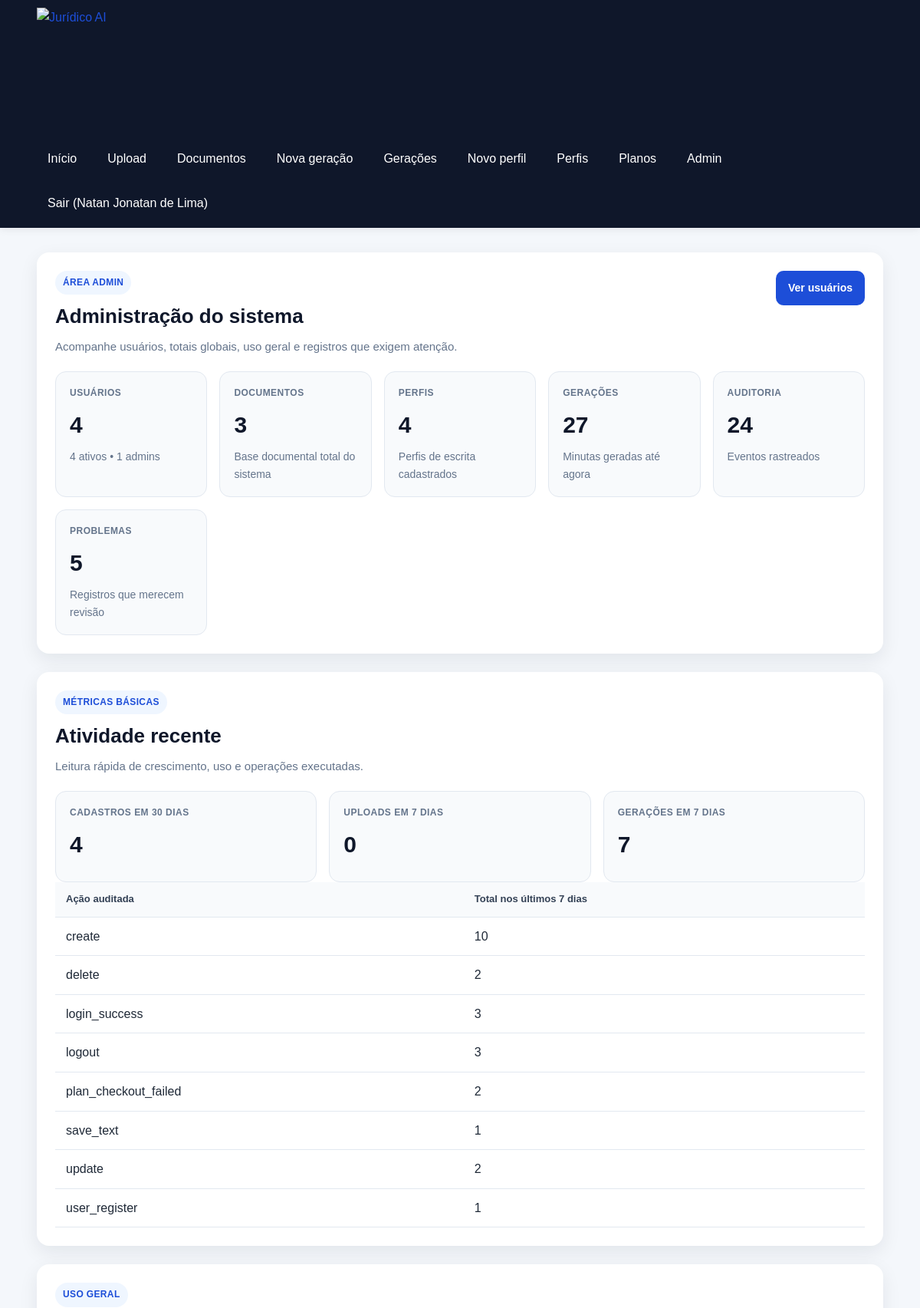
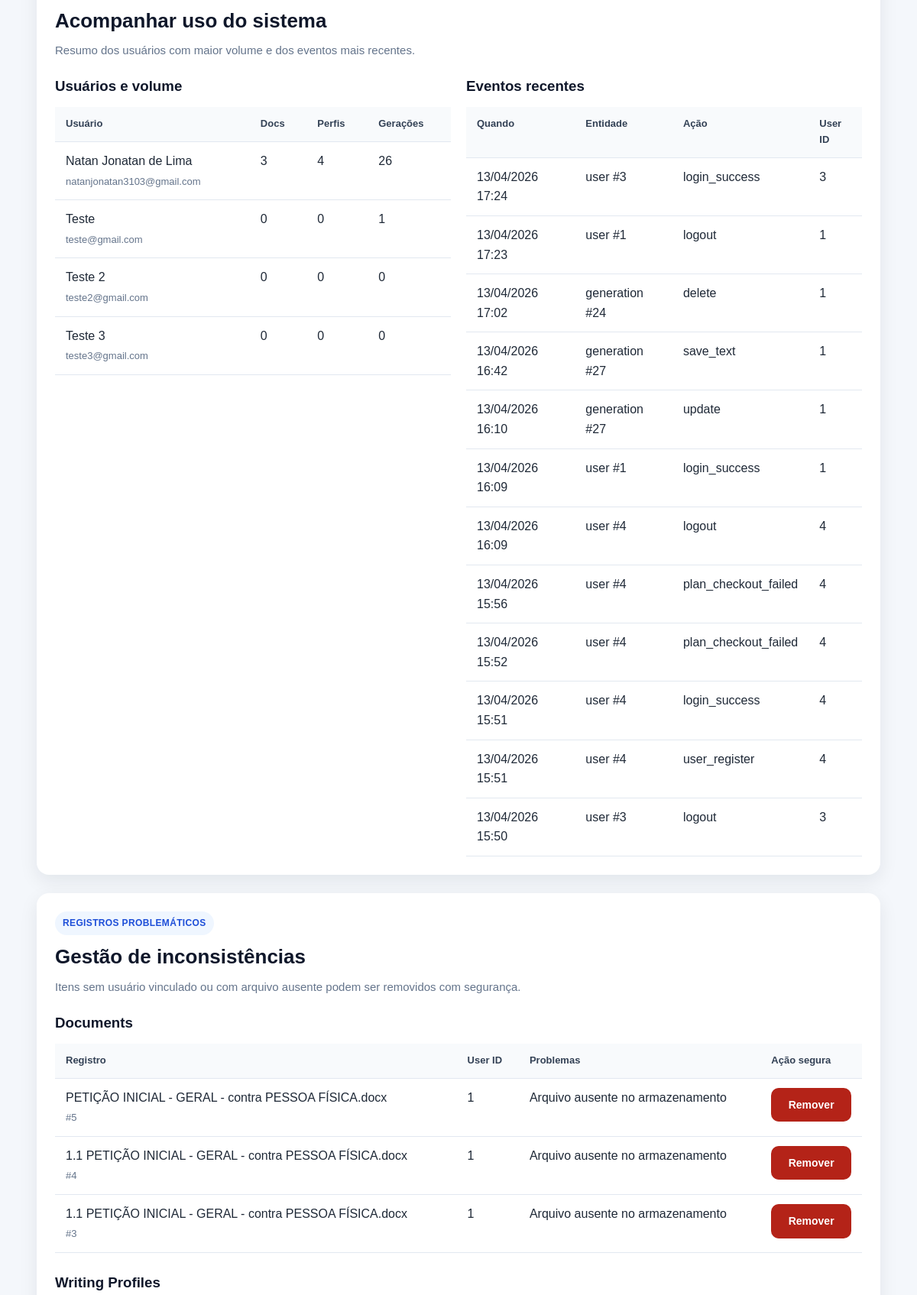
The page /admin (signed in, upper part) on the database its author committed (2 pictures, top to bottom).
### app/models/user.py (models this page shows, shortened)
class User(Base):
    __tablename__ = "users"
    id = Column(Integer, primary_key=True, index=True)
    full_name = Column(String(150), nullable=False)
    email = Column(String(255), nullable=False, unique=True, index=True)
    password_hash = Column(String(255), nullable=False)
    is_active = Column(Boolean, default=True, nullable=False)
    is_admin = Column(Boolean, default=False, nullable=False)
    plan_slug = Column(String(50), default="free", nullable=False, index=True)
    created_at = Column(DateTime, default=agora_brasil, nullable=False, index=True)
    updated_at = Column(DateTime, default=agora_brasil, onupdate=agora_brasil, nullable=False)

### app/models/audit_log.py (models this page shows, shortened)
class AuditLog(Base):
    __tablename__ = "audit_logs"
    id = Column(Integer, primary_key=True, index=True)
    user_id = Column(Integer, ForeignKey("users.id", ondelete="CASCADE"), nullable=True, index=True)
    entity_type = Column(String(50), nullable=False, index=True)
    entity_id = Column(Integer, nullable=False, index=True)
    action = Column(String(50), nullable=False, index=True)
    entity_version = Column(Integer, nullable=False, default=1)
    payload = Column(Text, nullable=False)
    created_at = Column(DateTime, default=agora_brasil, nullable=False, index=True)

### app/models/document.py (models this page shows, shortened)
class Document(Base):
    __tablename__ = "documents"
    id = Column(Integer, primary_key=True, index=True)
    original_filename = Column(String(255), nullable=False, index=True)
    saved_filename = Column(String(255), nullable=False)
    file_path = Column(String(500), nullable=False)
    file_type = Column(String(20), nullable=False, index=True)
    extracted_text = Column(Text, nullable=False)
    user_id = Column(Integer, ForeignKey("users.id", ondelete="CASCADE"), nullable=True, index=True)
    tags = Column(Text, nullable=True)
    is_favorite = Column(Boolean, default=False, nullable=False)
    status = Column(String(100), nullable=True)
    version = Column(Integer, default=1, nullable=False)
    created_at = Column(DateTime, default=agora_brasil, nullable=False)
    updated_at = Column(DateTime, default=agora_brasil, onupdate=agora_brasil, nullable=False)
    deleted_at = Column(DateTime, nullable=True, index=True)
    generations = relationship(
        "Generation",
        secondary=generation_documents,
        back_populates="documents",
        passive_deletes=True,
    )
    user = relationship("User", passive_deletes=True)

### app/routers/admin.py (the view)
@router.get("")
def admin_dashboard(
    request: Request,
    db: Session = Depends(get_db),
    admin: User = Depends(get_admin_user),
):
    totais = obter_totais_sistema(db)
    metricas = obter_metricas_basicas_admin(db)
    uso_geral = obter_uso_geral_sistema(db)
    problematicos = listar_registros_problematicos(db)
    totais_problematicos = sum(len(itens) for itens in problematicos.values())
    return templates.TemplateResponse(
        "admin_dashboard.html",
        {
            "request": request,
            "title": "Administração do sistema",
            "admin": admin,
            "totais": totais,
            "metricas": metricas,
            "uso_geral": uso_geral,
            "problematicos": problematicos,
            "totais_problematicos": totais_problematicos,
            "sucesso": request.query_params.get("sucesso"),
            "erro": request.query_params.get("erro"),
        },
    )

### app/templates/admin_dashboard.html (shortened to what this page needs)
{% extends "base.html" %}
{% block content %}
<section class="card">
    <div class="cabecalho-pagina">
        <div>
            <span class="etiqueta-secao">Área admin</span>
            <h2>Administração do sistema</h2>
            <p class="texto-suave">
                Acompanhe usuários, totais globais, uso geral e registros que exigem atenção.
            </p>
        </div>
        <div class="acoes-topo">
            <a class="botao" href="/admin/users">Ver usuários</a>
        </div>
    </div>
    <div class="admin-grid-resumo">
        <article class="admin-card-resumo">
            <span class="admin-card-label">Usuários</span>
            <strong>{{ totais.usuarios }}</strong>
            <p>{{ totais.usuarios_ativos }} ativos • {{ totais.admins }} admins</p>
        </article>
        <article class="admin-card-resumo">
            <span class="admin-card-label">Documentos</span>
            <strong>{{ totais.documentos }}</strong>
            <p>Base documental total do sistema</p>
        </article>
        <article class="admin-card-resumo">
            <span class="admin-card-label">Perfis</span>
            <strong>{{ totais.perfis }}</strong>
            <p>Perfis de escrita cadastrados</p>
        </article>
        <article class="admin-card-resumo">
            <span class="admin-card-label">Gerações</span>
            <strong>{{ totais.geracoes }}</strong>
            <p>Minutas geradas até agora</p>
        </article>
        <article class="admin-card-resumo">
            <span class="admin-card-label">Auditoria</span>
            <strong>{{ totais.auditorias }}</strong>
            <p>Eventos rastreados</p>
        </article>
        <article class="admin-card-resumo">
            <span class="admin-card-label">Problemas</span>
            <strong>{{ totais_problematicos }}</strong>
            <p>Registros que merecem revisão</p>
        </article>
    </div>
</section>
<section class="card">
    <div class="cabecalho-pagina">
        <div>
            <span class="etiqueta-secao">Métricas básicas</span>
            <h2>Atividade recente</h2>
            <p class="texto-suave">Leitura rápida de crescimento, uso e operações executadas.</p>
        </div>
    </div>
    <div class="admin-grid-resumo">
        <article class="admin-card-resumo">
            <span class="admin-card-label">Cadastros em 30 dias</span>
            <strong>{{ metricas.cadastros_30_dias }}</strong>
        </article>
        <article class="admin-card-resumo">
            <span class="admin-card-label">Uploads em 7 dias</span>
            <strong>{{ metricas.uploads_7_dias }}</strong>
        </article>
        <article class="admin-card-resumo">
            <span class="admin-card-label">Gerações em 7 dias</span>
            <strong>{{ metricas.geracoes_7_dias }}</strong>
        </article>
    </div>
    <div class="admin-table-wrapper">
        <table class="tabela-admin">
            <thead>
                <tr>
                    <th>Ação auditada</th>
                    <th>Total nos últimos 7 dias</th>
                </tr>
            </thead>
            <tbody>
                {% if metricas.acoes_auditoria_7_dias %}
                    {% for item in metricas.acoes_auditoria_7_dias %}
                        <tr>
                            <td>{{ item.acao }}</td>
                            <td>{{ item.total }}</td>
                        </tr>
                    {% endfor %}
                {% else %}
                    <tr>
                        <td colspan="2">Nenhuma atividade auditada recente.</td>
                    </tr>
                {% endif %}
            </tbody>
        </table>
    </div>
</section>
<section class="card">
    <div class="cabecalho-pagina">
        <div>
            <span class="etiqueta-secao">Uso geral</span>
            <h2>Acompanhar uso do sistema</h2>
            <p class="texto-suave">Resumo dos usuários com maior volume e dos eventos mais recentes.</p>
        </div>
    </div>
    <div class="admin-grid-duplo">
        <div>
            <h3 class="admin-subtitulo">Usuários e volume</h3>
            <div class="admin-table-wrapper">
                <table class="tabela-admin">
                    <thead>
                        <tr>
                            <th>Usuário</th>
                            <th>Docs</th>
                            <th>Perfis</th>
                            <th>Gerações</th>
                        </tr>
                    </thead>
                    <tbody>
                        {% for usuario in uso_geral.usuarios %}
                            <tr>
                                <td>{{ usuario.full_name }}<br><span class="texto-pequeno">{{ usuario.email }}</span></td>
                                <td>{{ usuario.documentos }}</td>
                                <td>{{ usuario.perfis }}</td>
                                <td>{{ usuario.geracoes }}</td>
                            </tr>
                        {% endfor %}
                    </tbody>
                </table>
            </div>
        </div>
        <div>
            <h3 class="admin-subtitulo">Eventos recentes</h3>
            <div class="admin-table-wrapper">
                <table class="tabela-admin">
                    <thead>
                        <tr>
                            <th>Quando</th>
                            <th>Entidade</th>
                            <th>Ação</th>
                            <th>User ID</th>
                        </tr>
                    </thead>
                    <tbody>
                        {% if uso_geral.eventos_recentes %}
                            {% for evento in uso_geral.eventos_recentes %}
                                <tr>
                                    <td>{{ evento.created_at.strftime("%d/%m/%Y %H:%M") if evento.created_at else "-" }}</td>
                                    <td>{{ evento.entity_type }} #{{ evento.entity_id }}</td>
                                    <td>{{ evento.action }}</td>
                                    <td>{{ evento.user_id or "-" }}</td>
                                </tr>
                            {% endfor %}
                        {% else %}
                            <tr>
                                <td colspan="4">Nenhum evento recente.</td>
                            </tr>
                        {% endif %}
                    </tbody>
                </table>
            </div>
        </div>
    </div>
</section>
<section class="card">
    <div class="cabecalho-pagina">
        <div>
            <span class="etiqueta-secao">Registros problemáticos</span>
            <h2>Gestão de inconsistências</h2>
            <p class="texto-suave">Itens sem usuário vinculado ou com arquivo ausente podem ser removidos com segurança.</p>
        </div>
    </div>
    {% for chave, itens in problematicos.items() %}
        <div class="admin-problemas-bloco">
            <h3 class="admin-subtitulo">{{ chave.replace("_", " ").title() }}</h3>
            <div class="admin-table-wrapper">
                <table class="tabela-admin">
                    <thead>
                        <tr>
                            <th>Registro</th>
                            <th>User ID</th>
                            <th>Problemas</th>
                            <th>Ação segura</th>
                        </tr>
                    </thead>
                    <tbody>
                        {% if itens %}
                            {% for item in itens %}
                                <tr>
                                    <td>{{ item.label }}<br><span class="texto-pequeno">#{{ item.id }}</span></td>
                                    <td>{{ item.user_id or "-" }}</td>
                                    <td>{{ item.problemas | join(", ") }}</td>
                                    <td>
                                        <form method="post" action="/admin/problem-records/{{ item.entity_type }}/{{ item.id }}/delete" data-confirm-action data-confirm-title="Remover registro problemático" data-confirm-message="Essa ação removerá definitivamente o registro inconsistente. Deseja continuar?">
                                            <button type="submit" class="botao-perigo">Remover</button>
                                        </form>
                                    </td>
                                </tr>
                            {% endfor %}
                        {% else %}
                            <tr>
                                <td colspan="4">Nenhum problema encontrado nessa categoria.</td>
                            </tr>
                        {% endif %}
                    </tbody>
                </table>
            </div>
        </div>
    {% endfor %}
</section>
{% endblock %}

### app/templates/base.html (shortened to what this page needs)
<!DOCTYPE html>
<html lang="pt-BR">
<head>
    <link rel="stylesheet" href="{{ url_for('static', path='css/style.css') }}?v=7.8">
</head>
<body>
    <header class="topo">
        <div class="container topo-conteudo">
            <a href="/" class="marca-link" aria-label="Ir para a página inicial do Jurídico AI">
                <img
                    src="{{ url_for('static', path='img/logo-juridico-ai-sem-fundo.png') }}"
                    alt="Jurídico AI"
                    class="logo-juridico"
                >
            </a>
            <nav class="menu">
                <a href="/">Início</a>
                <a href="/documents/upload">Upload</a>
                <a href="/documents">Documentos</a>
                <a href="/generations/create">Nova geração</a>
                <a href="/generations">Gerações</a>
                <a href="/writing-profiles/create">Novo perfil</a>
                <a href="/writing-profiles">Perfis</a>
                <a href="/plans">Planos</a>
                {% if request.session.get("is_admin") %}
                <a href="/admin">Admin</a>
                {% endif %}
                {% if request.session.get("user_id") %}
                <form method="post" action="/auth/logout" class="menu-logout-form">
                    <button type="submit" class="menu-logout-button">
                        Sair{% if request.session.get("user_name") %} ({{ request.session.get("user_name") }}){% endif %}
                    </button>
                </form>
                {% endif %}
            </nav>
        </div>
    </header>
    <main class="container pagina-conteudo">
        {% block content %}{% endblock %}
    </main>
</body>
</html>

### rows shown on the page
User: session.get "Natan Jonatan de Lima", full_name "Natan Jonatan de Lima", email "natanjonatan3103@gmail.com", documentos "3", perfis "4", geracoes "26"
AuditLog: acao "delete", total "2", created_at "13/04/2026 17:02", entity_type "generation", entity_id "24", action "delete", user "1"
AuditLog: acao "login_success", total "3", created_at "13/04/2026 17:24", entity_type "user", entity_id "3", action "login_success", user "3"
AuditLog: acao "logout", total "3", created_at "13/04/2026 15:50", entity_type "user", entity_id "3", action "logout", user "3"
AuditLog: acao "save_text", total "1", created_at "13/04/2026 16:42", entity_type "generation", entity_id "27", action "save_text", user "1"
AuditLog: acao "user_register", total "1", created_at "13/04/2026 15:51", entity_type "user", entity_id "4", action "user_register", user "4"
User: full_name "Teste", email "teste@gmail.com", documentos "0", perfis "0", geracoes "1"
User: full_name "Teste 2", email "teste2@gmail.com", documentos "0", perfis "0", geracoes "0"
User: full_name "Teste 3", email "teste3@gmail.com", documentos "0", perfis "0", geracoes "0"
AuditLog: created_at "13/04/2026 17:23", entity_type "user", entity_id "1", action "logout", user "1"
AuditLog: created_at "13/04/2026 16:10", entity_type "generation", entity_id "27", action "update", user "1"
AuditLog: created_at "13/04/2026 16:09", entity_type "user", entity_id "1", action "login_success", user "1"
AuditLog: created_at "13/04/2026 16:09", entity_type "user", entity_id "4", action "logout", user "4"
AuditLog: created_at "13/04/2026 15:56", entity_type "user", entity_id "4", action "plan_checkout_failed", user "4"
AuditLog: created_at "13/04/2026 15:52", entity_type "user", entity_id "4", action "plan_checkout_failed", user "4"
AuditLog: created_at "13/04/2026 15:51", entity_type "user", entity_id "4", action "login_success", user "4"
Document: label "PETIÇÃO INICIAL - GERAL - contra PESSOA FÍSICA.docx", id "5", user_id "1", problemas "Arquivo ausente no armazenamento"
Document: label "1.1 PETIÇÃO INICIAL - GERAL - contra PESSOA FÍSICA.docx", id "4", user_id "1", problemas "Arquivo ausente no armazenamento"
Document: label "1.1 PETIÇÃO INICIAL - GERAL - contra PESSOA FÍSICA.docx", id "3", user_id "1", problemas "Arquivo ausente no armazenamento"

### other values the page prints
{{ totais.usuarios }} "4"
{{ totais.usuarios_ativos }} "4"
{{ totais.admins }} "1"
{{ totais.documentos }} "3"
{{ totais.perfis }} "4"
{{ totais.geracoes }} "27"
{{ totais.auditorias }} "24"
{{ totais_problematicos }} "5"
{{ metricas.cadastros_30_dias }} "4"
{{ metricas.uploads_7_dias }} "0"
{{ metricas.geracoes_7_dias }} "7"
{{ item.acao }} "create" "plan_checkout_failed" "update"
{{ item.total }} "10" "2" "2"
{{ chave.replace("_", " ").title() }} "Documents" "Writing Profiles"
